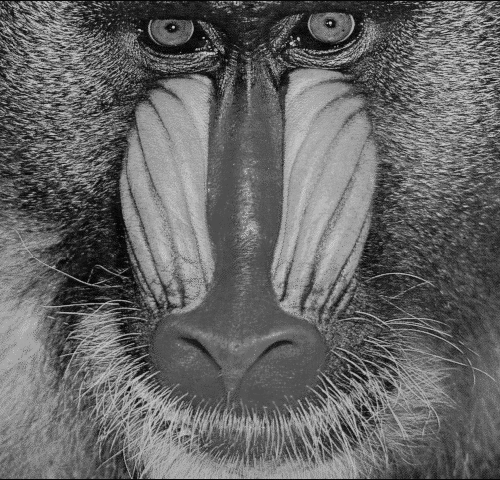
%> input picture MATLAB example/mandrill_BW.bmp, 500 x 480 px
$ octave hw1.m   (GNU Octave 9; MATLAB toolbox functions it lacks are replaced by stand-ins)
%> lines starting %> are read from the running program, lines starting %| are printed output that depends on the picture
%% Question 1

t = 0:1/1000000:.003;
g1 = cos(2*pi*10^3.*t);
g2 = cos(2*pi*9*10^3.*t);

%% Part a
figure(1);
plot(t*1e3,g1,t*1e3,g2)
title('Homework 1, Question 1');
xlabel('Time, ms');
ylabel('Amplitude, unitless');
grid on

%% Part b
hold on
n = 0:1/8000:0.003;
g1_n = cos(2*pi*1e3.*n);
g2_n = cos(2*pi*9e3.*n);
plot(n*1e3,g1_n,'*',n*1e3,g2_n,'*')
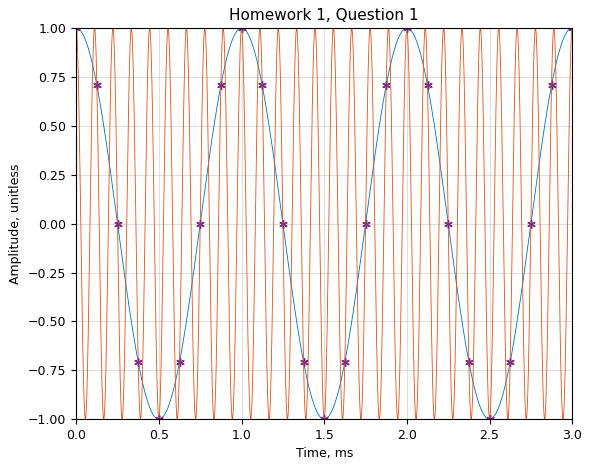
%> figure redrawn from the program's plot data; curve peaks at x = 0, y = 1

%% Part c
% Any integer multiple of 8 kHz, plus or minus 1 kHz, will alias to the same
% discrete-time sequence.

%% Question 4

% Load the image, and convert to doubles for processing
x = double(imread('mandrill_BW.bmp'));
%> x: size 480x500 double; min 4, max 205, mean 102.3; mean of the top-left, top-right, bottom-left and bottom-right quarters 95.6, 108.7, 107.9, 96.8
% Display the image in a figure.
% Pixels range from 0 (dark) to 256 (light)
figure(2)
imshow(x,[0 256]);

% smoothing filter
h_1 = [0.25 0.25 0.25 0.25];
for i = 1:length(x(:,1))
    y_1(i,:) = conv(x(i,:),h_1);
end
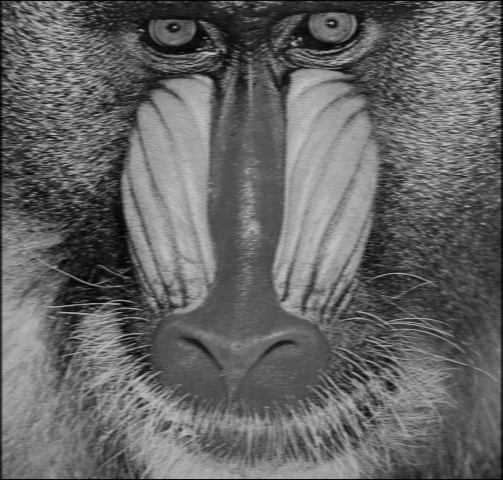
%> y_1: size 480x503 double; min 1.5, max 203, mean 101.6
figure(3)
imshow(y_1,[0 256]);

% edge detection filtering
h_2 = [1 -2 1];
for i = 1:length(x(:,1))
    y_2(i,:) = conv(x(i,:),h_2);
end
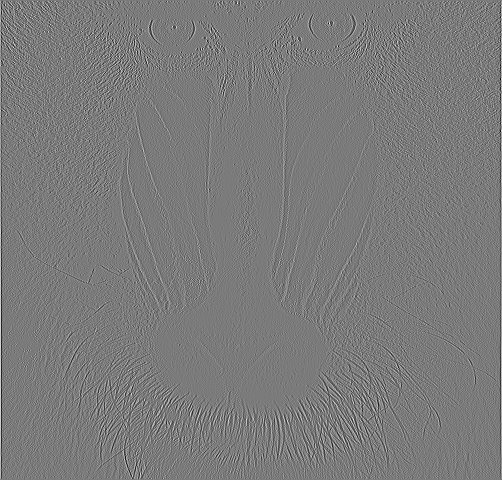
%> y_2: size 480x502 double; min -227, max 243, mean 0; drawn with min black and max white
figure(4)
imshow(y_2,[0 256]);
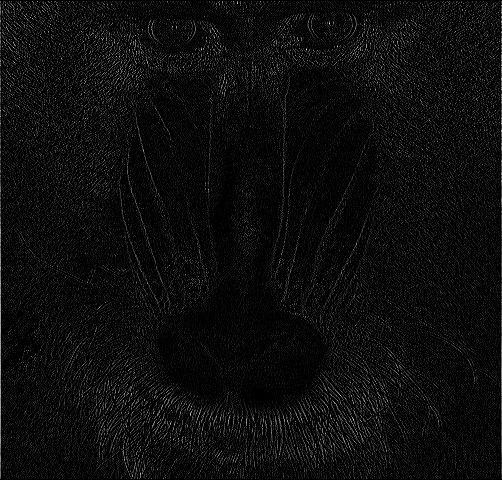
%> displayed picture: size 480x502, on the screen's scale of 0 to 255; min 0, max 242, mean 12.1
